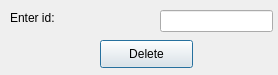
<?xml version="1.0" encoding="UTF-8"?>
<ui version="4.0">
 <class>supplier_delete</class>
 <widget class="QDialog" name="supplier_delete">
  <property name="geometry">
   <rect>
    <x>0</x>
    <y>0</y>
    <width>278</width>
    <height>75</height>
   </rect>
  </property>
  <property name="windowTitle">
   <string>Delete supplier</string>
  </property>
  <widget class="QLabel" name="label">
   <property name="geometry">
    <rect>
     <x>10</x>
     <y>10</y>
     <width>131</width>
     <height>16</height>
    </rect>
   </property>
   <property name="text">
    <string>Enter id:</string>
   </property>
  </widget>
  <widget class="QPushButton" name="pushButton_supplier_delete">
   <property name="geometry">
    <rect>
     <x>100</x>
     <y>40</y>
     <width>93</width>
     <height>28</height>
    </rect>
   </property>
   <property name="text">
    <string>Delete</string>
   </property>
  </widget>
  <widget class="QLineEdit" name="lineEdit_supplier">
   <property name="geometry">
    <rect>
     <x>160</x>
     <y>10</y>
     <width>113</width>
     <height>22</height>
    </rect>
   </property>
  </widget>
 </widget>
 <resources/>
 <connections/>
</ui>
